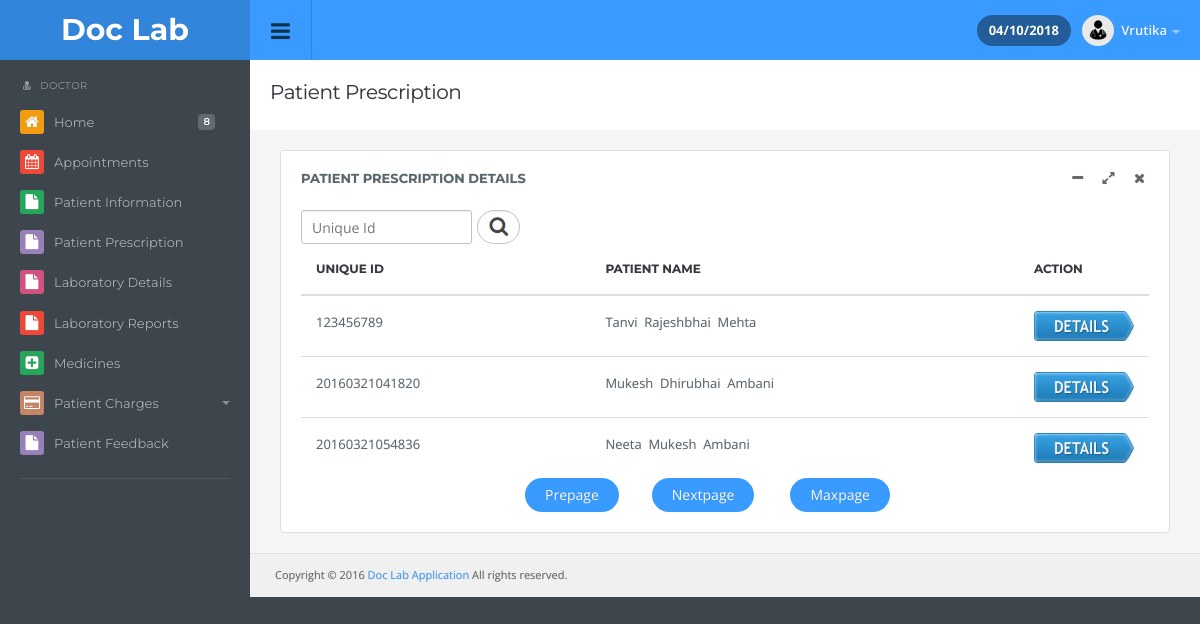
Page /doclab_application_main/display_d2d_report.php (signed in) on the committed database.
### tables this page shows
CREATE TABLE IF NOT EXISTS `tbl_appointment` (
  `appointment_id` int(11) NOT NULL AUTO_INCREMENT,
  `appo_unique_id` varchar(555) NOT NULL,
  `sym_id` int(11) NOT NULL,
  `fos_id` int(20) DEFAULT NULL,
  `doc_id` int(11) NOT NULL,
  `pat_id` int(11) NOT NULL,
  `member_id` int(11) NOT NULL,
  `appointment_date` varchar(55) NOT NULL,
  `appointment_time` varchar(100) NOT NULL,
  `appointment_specification` text NOT NULL,
  `appointment_status` int(11) NOT NULL,
  PRIMARY KEY (`appointment_id`)
);

CREATE TABLE IF NOT EXISTS `tbl_patient` (
  `pat_id` int(11) NOT NULL AUTO_INCREMENT,
  `unique_id` varchar(555) NOT NULL,
  `pat_salutation` varchar(10) NOT NULL,
  `pat_first_name` varchar(20) NOT NULL,
  `pat_middle_name` varchar(20) NOT NULL,
  `pat_last_name` varchar(20) NOT NULL,
  `pat_age` int(11) NOT NULL,
  `pat_gender` varchar(10) NOT NULL,
  `pat_address` text NOT NULL,
  `pat_state` varchar(50) NOT NULL,
  `pat_city` varchar(50) NOT NULL,
  `pat_pincode` varchar(8) NOT NULL,
  `pat_mobile_number` varchar(10) NOT NULL,
  `pat_email_id` varchar(50) NOT NULL,
  `pat_occupation` varchar(20) NOT NULL,
  `pat_blood_group` varchar(10) NOT NULL,
  `pat_details` text NOT NULL,
  `pat_password` varchar(20) NOT NULL,
  `pat_confirm_password` varchar(20) NOT NULL,
  `pat_registration_date` date NOT NULL,
  `pat_status` int(11) NOT NULL,
  PRIMARY KEY (`pat_id`)
);

CREATE TABLE IF NOT EXISTS `tbl_patient_member` (
  `member_id` int(11) NOT NULL AUTO_INCREMENT,
  `pat_id` int(11) DEFAULT NULL,
  `member_unique_id` varchar(555) NOT NULL,
  `member_salutation` varchar(10) NOT NULL,
  `member_first_name` varchar(40) NOT NULL,
  `member_middle_name` varchar(30) NOT NULL,
  `member_last_name` varchar(30) NOT NULL,
  `member_age` int(11) NOT NULL,
  `member_gender` varchar(10) DEFAULT NULL,
  `member_blood_group` varchar(10) NOT NULL,
  `member_mobile_number` varchar(10) NOT NULL,
  `member_email_id` varchar(40) NOT NULL,
  `member_status` int(11) NOT NULL,
  PRIMARY KEY (`member_id`)
);

### doclab_application_main/display_d2d_report.php (the view, shortened to what this page needs)
<!DOCTYPE html>
<html lang="en">
  <head>
  <link rel="stylesheet" type="text/css" href="css/custom1.css" />
</head>
</html>
<?php
include("header_doctor.php");
include("sidebar_doctor.php");
?>
<?php
$noofrecords=10;
$select="select * from tbl_appointment c1, tbl_doctor c2 where c1.doc_id=c2.doc_id and c2.doc_id='$_SESSION[doc_id]' and c1.appointment_status>2 group by c1.appo_unique_id";
$query=mysql_query($select);
$row=mysql_num_rows($query);
$maxpage=ceil($row/$noofrecords);
if(isset($_GET['page']))
{
$page=$_GET['page'];
$prepage=$page-1;
$nextpage=$page+1;
if($page<1)
{
$page=1;
}
if($prepage<1)
{
$prepage=1;
}
if($nextpage>$maxpage)
{
$nextpage=$maxpage;
$prepage=$maxpage-1;
}
}
else
{
$page=1;
$prepage=1;
$nextpage=2;
}
$limit_page=$page-1;
$limit=" LIMIT ".$noofrecords*$limit_page.','.$noofrecords;
?>
<div class="content">
  <div class="page-header">
    <h1 class="title">Patient Prescription</h1>
  </div>
<div class="panel panel-default">
        <div class="panel-title">
          Patient Prescription Details
		  <ul class="panel-tools">
            <li><a class="icon minimise-tool"><i class="fa fa-minus"></i></a></li>
            <li><a class="icon expand-tool"><i class="fa fa-expand"></i></a></li>
            <li><a class="icon closed-tool"><i class="fa fa-times"></i></a></li>
          </ul>
        </div>
		<form method="post">
		<div class="div1"><input type="text" name="txt_search" placeholder="Unique Id"/></div>
		<input type="submit" name="btn_search" value="&nbsp;&nbsp;&nbsp;&nbsp;&nbsp;&nbsp;&nbsp;" class="search_button" title="Search"/>
		</form>
        <div class="panel-body table-responsive">
            <table id="example0" class="table display">
                <thead>
                    <tr>
						<th>Unique Id</th>
                        <th>Patient Name</th>
						<th>Action</th>
                    </tr>
                </thead>
                <tbody>
				<?php
				if($_POST['btn_search'])
				{
				$search=$_POST['txt_search'];
			 	$select_search="select * from  tbl_appointment c1 , tbl_doctor c2 where c2.doc_id='$_SESSION[doc_id]' and c1.appointment_status>2 and c1.appo_unique_id like '%$search%'group by c1.appo_unique_id";
				$query=mysql_query($select_search);
				}
				else
				{
				 $select="select * from tbl_appointment c1, tbl_doctor c2 where c1.doc_id=c2.doc_id and c2.doc_id='$_SESSION[doc_id]' and c1.appointment_status>2 group by c1.appo_unique_id".$limit;
				$query=mysql_query($select);
				}
				while($row=mysql_fetch_array($query))
				{
				?>
			    <tr>
                        <td><?php echo $row['appo_unique_id']; ?></td>
						<td> <?php
				if($row['member_id']==0)
				{
				$sel="select * from  tbl_patient where unique_id='$row[appo_unique_id]'";
				$qu=mysql_query($sel);
				$r=mysql_fetch_array($qu);
				?>
				 <?php echo ucfirst($r['pat_first_name']); ?>&nbsp;&nbsp;<?php echo ucfirst($r['pat_middle_name']); ?>&nbsp;&nbsp;<?php echo ucfirst($r['pat_last_name']); ?>	<?php
				}
				else
				{
				$sel="select * from  tbl_patient_member where member_unique_id='$row[appo_unique_id]'";
				$qu=mysql_query($sel);
				$rr=mysql_fetch_array($qu);
				?>
				 <?php echo ucfirst($rr['member_first_name']); ?>&nbsp;&nbsp;<?php echo ucfirst($rr['member_middle_name']); ?>&nbsp;&nbsp;<?php echo ucfirst($rr['member_last_name']); ?>
				<?php
				}
				?></td>
				<td style="width:20px;"><a href="d_prescription_details.php?appo_unique_id=<?php echo $row['appo_unique_id']; ?>"><img src="img/detail1.jpg"  align="middle"width="100px" height="30px" title="View"/></a></td>
				</tr>
				<?php
				}
				?>
                </tbody>
            </table>
			<table align="center" style= "width:400px">
				<tr>
					<td><a href="display_d2d_report.php?page=<?php echo $prepage; ?>" class="btn btn-rounded btn-default">Prepage</a></td>
					<td><a href="display_d2d_report.php?page=<?php echo $nextpage; ?>" class="btn btn-rounded btn-default">Nextpage</a></td>
					<td><a href="display_d2d_report.php?page=<?php echo $maxpage; ?>" class="btn btn-rounded btn-default">Maxpage</a></td>
				</tr>
			</table>
		</div>
	</div>
<div class="row footer">
  <div class="col-md-6 text-left">
  Copyright &copy; 2016 <a href="index.php" target="_blank">Doc Lab Application</a> All rights reserved.
  </div>
</div>
</div>
<?php
include("footer.php");
?>

### doclab_application_main/header_doctor.php (shortened to what this page needs)
<!DOCTYPE html>
<html lang="en">
  <head>
  <link href="css/root.css" rel="stylesheet">
  </head>
  <body>
  <div id="top" class="clearfix">
    <div class="applogo">
      <a href="index.php" class="logo">Doc Lab</a>
    </div>
    <a href="#" class="sidebar-open-button"><i class="fa fa-bars"></i></a>
    <ul class="top-right">
    <li class="link">
      <a href="#" class="notifications"><?php echo date(d)."/".date(m)."/".date(Y);?></a>
    </li>
    <li class="dropdown link">
      <a href="#" data-toggle="dropdown" class="dropdown-toggle profilebox"><img src="img/doctor icon.png" alt="img"><b><?php echo ucfirst($_SESSION['firstname']);?></b><span class="caret"></span></a>
    </li>
    </ul>
  </div>

### doclab_application_main/sidebar_doctor.php (shortened to what this page needs)
<div class="sidebar sidebar-colorful clearfix">
<ul class="sidebar-panel nav">
  <li class="sidetitle"><i class="fa fa-user-md"></i>&nbsp; &nbsp;DOCTOR</li>
  <li><a href="home_doctor.php"><span class="icon color5"><i class="fa fa-home"></i></span>Home<span class="label label-default">8</span></a></li>
  <li><a href="d_appointment.php"><span class="icon color6"><i class="fa fa-calendar"></i></span>Appointments</a>
  </li>
   <li><a href="d_patient_info.php"><span class="icon color3"><i class="fa fa-file"></i></span>Patient Information</a>
  </li>
  <li><a href="display_d2d_report.php"><span class="icon color7"><i class="fa fa-file"></i></span>Patient Prescription</a>
  </li>
   <li><a href="laboratory_details.php"><span class="icon color9"><i class="fa fa-file"></i></span>Laboratory Details</a>
  </li>
   <li><a href="d_lab_reports.php"><span class="icon color6"><i class="fa fa-file"></i></span>Laboratory Reports</a>
  </li>
   <li><a href="d_medicine.php"><span class="icon color3"><i class="fa fa-plus-square"></i></span>Medicines</a>
  </li>
  <li><a href="#"><span class="icon color10"><i class="fa fa-credit-card"></i></span>Patient Charges<span class="caret"></span></a>
  </li>
   <li><a href="dp_feedback.php"><span class="icon color7"><i class="fa fa-file"></i></span>Patient Feedback</a>
  </li>
  </ul>
<div class="sidebar-plan">
</div>
</div>

### doclab_application_main/footer.php (shortened to what this page needs)
</body>
</html>

### doclab_application_main/css/custom1.css (style rules this page uses)
.div1 { float:left; }
.search_button { background-image:url(../img/search.png); background-repeat:no-repeat; background-position:center; border-radius:999px; margin-left:5px; }

### rows in the picture
tbl_appointment: appo_unique "123456789", pat.pat_first_name "Tanvi", pat.pat_middle_name "Rajeshbhai", pat.pat_last_name "Mehta"
tbl_appointment: appo_unique "20160321041820", pat.pat_first_name "Mukesh", pat.pat_middle_name "Dhirubhai", pat.pat_last_name "Ambani"
tbl_appointment: appo_unique "20160321054836", member.member_first_name "Neeta", member.member_middle_name "Mukesh", member.member_last_name "Ambani"

### other values in the picture
date(d) "04"
date(m) "10"
date(Y) "2018"
$_SESSION['firstname'] "Vrutika"
